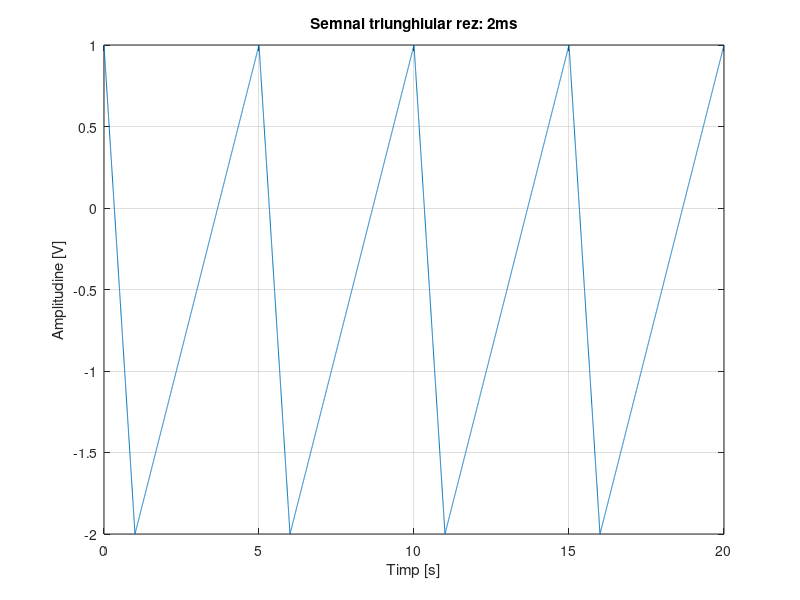

MATLAB code to generate this figure:
perioada = 5;
frecventa = 1/perioada;
w = 2*pi*frecventa;
rezolutie1 = 0.002;
rezolutie2 = 0.02;
rezolutie3 = 0.2;
t1 = 0:rezolutie1:perioada * 4;
t2 = 0:rezolutie2:perioada * 4;
t3 = 0:rezolutie3:perioada * 4;
semnalTriunghiular1 = (-1*(0.5*((3*sawtooth(t1*w, 0.2))+3))) + 1;
semnalTriunghiular2 = (-1*(0.5*((3*sawtooth(t2*w, 0.2))+3))) + 1;
semnalTriunghiular3 = (-1*(0.5*((3*sawtooth(t3*w, 0.2))+3))) + 1;
%subplot(3,1,1),
 plot(t1,semnalTriunghiular1), title("Semnal triunghiular rez: 2ms"), xlabel("Timp [s]"), ylabel("Amplitudine [V]"), grid;
%subplot(3,1,2), plot(t2,semnalTriunghiular2), title("Semnal triunghiular rez: 20ms"), xlabel("Timp [s]"), ylabel("Amplitudine [V]"), grid;
%subplot(3,1,3), plot(t3,semnalTriunghiular3), title("Semnal triunghiular rez: 200ms"), xlabel("Timp [s]"), ylabel("Amplitudine [V]"), grid;